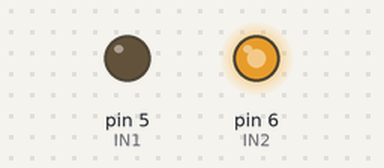
Bench run of a sketch on a simulated Arduino Uno, built with avr-gcc and run on an emulated ATmega328P. On the bench: output pins drawn as LEDs (lit = HIGH).

Above: at 0.1 s.
Timing chart, 0 to 1.6 s (numbered marks = the images above):
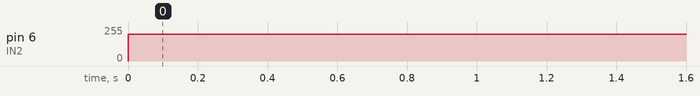

Measured:
- by itself, pin 6 (IN2): 0/255 → 200/255 at 0.00 s

The sketch:

DRV8833.ino
```cpp
int IN1 = 5;
int IN2 = 6;

void setup() {
  pinMode(IN2, OUTPUT);
  pinMode(IN1, OUTPUT);
}

void loop() {
  analogWrite(IN2, 200);
  analogWrite(IN1, 0);


}
```
